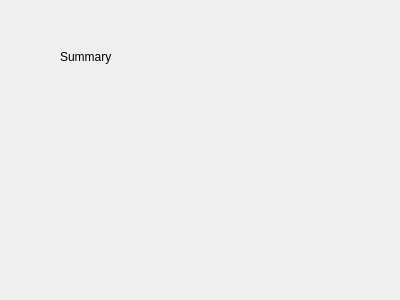
<?xml version="1.0" encoding="UTF-8"?>
<ui version="4.0">
 <class>SummaryMainWidget</class>
 <widget class="QWidget" name="SummaryMainWidget">
  <property name="geometry">
   <rect>
    <x>0</x>
    <y>0</y>
    <width>400</width>
    <height>300</height>
   </rect>
  </property>
  <property name="windowTitle">
   <string>Form</string>
  </property>
  <widget class="QLabel" name="label">
   <property name="geometry">
    <rect>
     <x>60</x>
     <y>50</y>
     <width>57</width>
     <height>14</height>
    </rect>
   </property>
   <property name="text">
    <string>Summary</string>
   </property>
  </widget>
 </widget>
 <resources/>
 <connections/>
</ui>
